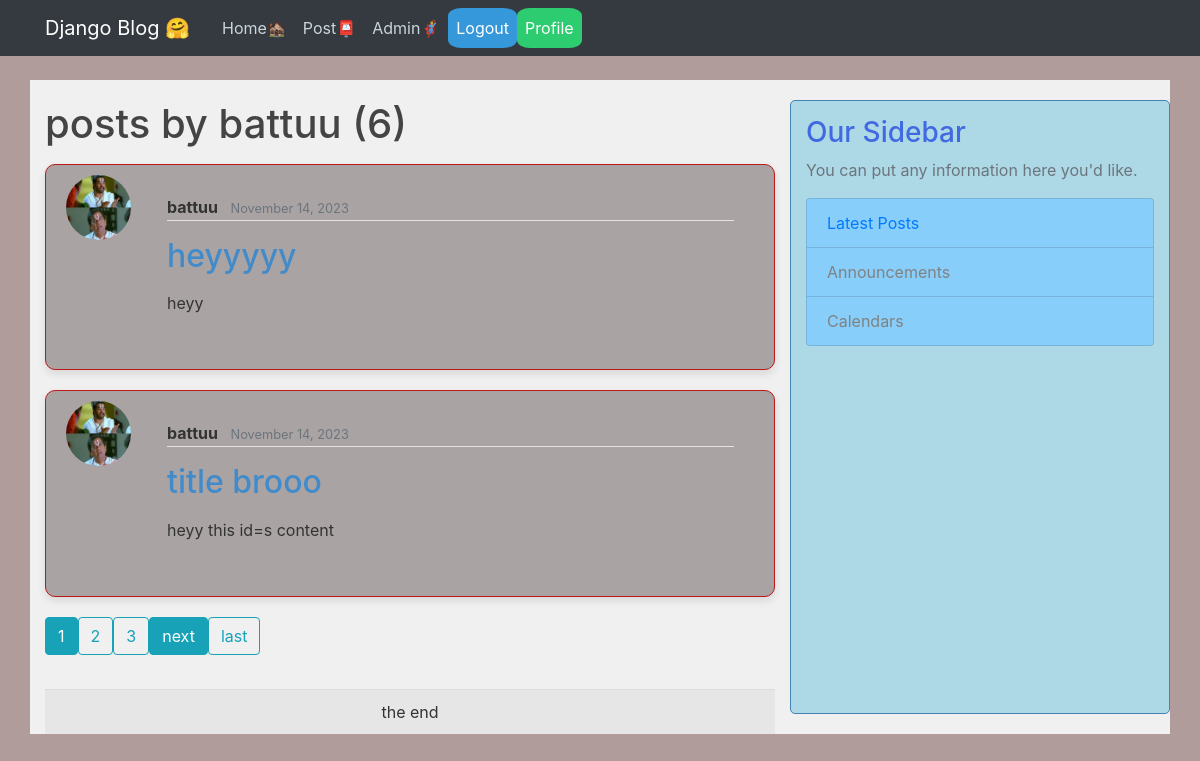
/user/battuu (signed in), run on the app's committed database.
### blog/models.py (models this page shows, shortened)
class Post(models.Model):
    title = models.CharField(max_length=20)
    date_posted  = models.DateTimeField(default=timezone.now)
    author = models.ForeignKey(User,on_delete=models.CASCADE)
    content = models.TextField(max_length=500,default='heyy')

### users/models.py (models this page shows, shortened)
class Profile(models.Model):
    user = models.OneToOneField(User, on_delete=models.CASCADE)
    image = models.ImageField(default='default.jpg', upload_to='profile_pics')
    name = models.TextField(max_length=20, default='BOT')

### blog/views.py (the view)
# urls.py: path('user/<username>', UserPostListView.as_view(), name='user-posts'),
class UserPostListView(ListView):
    model = Post
    template_name = 'blog/user_posts.html' # <app>/<model>_<view_type>.html
    context_object_name = 'posts'
    ordering = ['-date_posted']
    paginate_by = 2
    def get_queryset(self):
        user = get_object_or_404(User, username=self.kwargs.get('username'))
        return Post.objects.filter(author=user).order_by('-date_posted')

### blog/templates/blog/user_posts.html (shortened to what this page needs)
{% extends "blog/base.html" %}
{% block content %}
    <h1 class = "mb-3">posts by {{view.kwargs.username}}  ({{page_obj.paginator.count}})</h1>
  {% if user.is_authenticated %}
    {% for post in posts %}
      <article class="media content-section" style="background-color: #aaa3a3; border: 1px solid #bd1818; border-radius: 10px; margin-bottom: 20px; box-shadow: 0 4px 8px rgba(0, 0, 0, 0.1);">
        <img class="rounded-circle article-img" src="{{ post.author.profile.image.url }}" alt="{{ post.author.username }}">
        <div class="media-body" style="padding: 20px;">
          <div class="article-metadata mb-3">
            <a class="mr-2 font-weight-bold" href="{% url 'user-posts' post.author.username %}" style="color: #333;">{{ post.author }}</a>
            <small class="text-muted">{{ post.date_posted|date:"F d, Y" }}</small>
          </div>
          <h2 class="mb-3"><a class="article-title" href="{% url 'post-detail' pk=post.pk %}" style="color: #428bca; text-decoration: none;">{{ post.title }}</a></h2>
          <p class="article-content mb-4">{{ post.content }}</p>
        </div>
      </article>
    {% endfor %}
    {% if is_paginated %}
      <div class="pagination">
        {% for num in page_obj.paginator.page_range %}
          <a href="?page={{num}}" class="btn btn-outline-info mb-4 {% if page_obj.number == num %}active{% endif %}">{{ num }}</a>
        {% endfor %}
        {% if page_obj.has_next %}
          <a href="?page={{page_obj.next_page_number}}" class="btn btn-outline-info mb-4 {% if page_obj.number != page_obj.paginator.num_pages %}active{% endif %}">next</a>
          <a href="?page={{page_obj.paginator.num_pages}}" class="btn btn-outline-info mb-4 {% if page_obj.number == page_obj.paginator.num_pages %}active{% endif %}">last</a>
        {% endif %}
      </div>
      <footer style="text-align: center; background-color: #e6e6e6; padding: 10px; border-top: 1px solid #ddd; margin-top: 10px;">the end</footer>
    {% endif %}
  {% endif %}
{% endblock %}

### blog/static/blog/main.css (style rules this page uses)
body { background: #fafafa; color: #333333; margin-top: 5rem; background-position: center; }
h1, h2, h3, h4, h5, h6 { color: #444444; }
.content-section { background: #ffffff; padding: 10px 20px; border: 1px solid #dddddd; border-radius: 3px; margin-bottom: 20px; }
.article-title { color: #444444; }
.article-content { white-space: pre-line; }
.article-img { height: 65px; width: 65px; margin-right: 16px; }
.article-metadata { padding-bottom: 1px; margin-bottom: 4px; border-bottom: 1px solid #e3e3e3 }

### data on the page
Post: author.profile.image (picture), author "battuu", date_posted "November 14, 2023", title "heyyyyy", content "heyy"
Post: author.profile.image (picture), author "battuu", date_posted "November 14, 2023", title "title brooo", content "heyy this id=s content"

### other printed values
{{ view.kwargs.username }} "battuu"
{{ page_obj.paginator.count }} "6"
{{ num }} "1" "2" "3"
